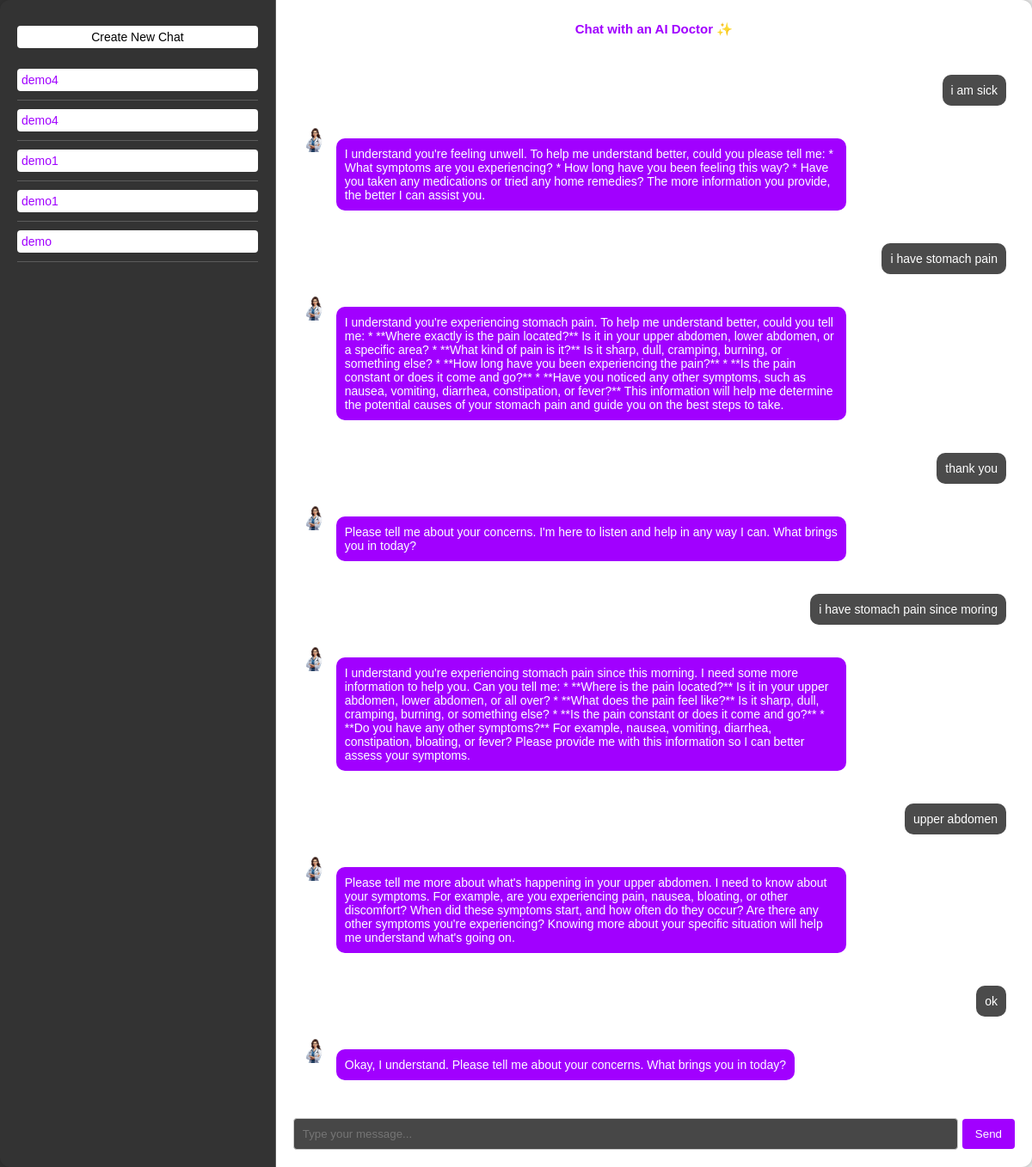
Page /chat/1/ (signed in) on the earlier database version.
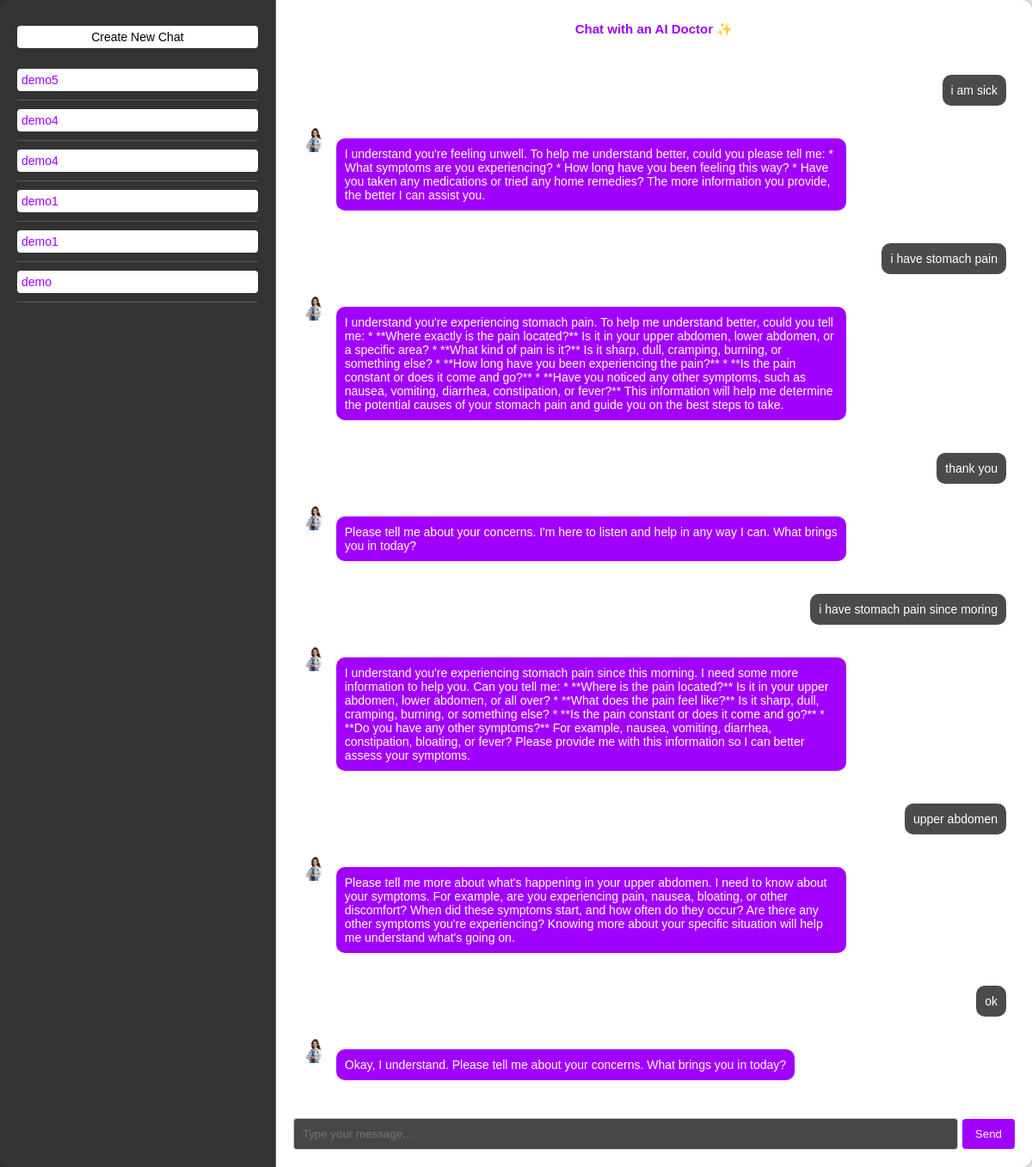
Same page on the later database version.
### chat/models.py (models this page shows)
class Chat(models.Model):
    user_id = models.CharField(max_length=200)
    chat_name = models.CharField(max_length=200)
    messages = models.JSONField(default=list)
    created_date = models.DateTimeField(default=timezone.now)

### chat/views.py (the view, shortened to what this page needs)
# urls.py: path('<int:chat_id>/', views.chat_with_ai_doctor, name='chat_with_ai_doctor'),
def chat_with_ai_doctor(request, chat_id=None):
    try:
        user_id = request.user.id
        chats = Chat.objects.filter(user_id=user_id).order_by('-created_date')
        chat = None
        if chat_id:
            try:
                chat = Chat.objects.get(id=chat_id)
            except Exception as e:
                return redirect('/chat')
        return render(request, 'chat_with_ai_doctor.html', {'chats': chats, 'chat': chat})
    except Exception as e:
        return render(request, 'error.html')

### chat/templates/chat_with_ai_doctor.html (shortened to what this page needs)
{% load static %}
<!DOCTYPE html>
<html lang="en">
<head>
    <link rel="stylesheet" href="{% static 'css/chat-style.css' %}">
</head>
<body>
    <div class="container">
        <div class="sidebar">
            <a href="{% url 'create_chat' %}" class="create-chat-button">Create New Chat</a>
            {% if chats %}
                <ul>
                    {% for chat in chats %}
                        <li>
                            <a href="/chat/{{ chat.id }}" class="chat-name">
                                {{ chat.chat_name|truncatechars:20 }}
                            </a>
                        </li>
                    {% endfor %}
                </ul>
            {% endif %}
        </div>
        <div class="chat-container">
            <h4>Chat with an AI Doctor ✨</h4>
            <div class="chat-box" id="chat-box">
                {% if chat %}
                    {% for message in chat.messages %}
                        <div class="message user-message">
                            <p>{{ message.user }}</p>
                        </div>
                        <div class="message bot-message">
                            <img src="{% static 'images/bot.png' %}" alt="" class="avatar">
                            <p>{{ message.bot }}</p>
                        </div>
                    {% endfor %}
                {% else %}
                    <a href="{% url 'create_chat' %}"><div class="response" align="center">
                    Create New Chat ✨
                    </div></a>
                {% endif %}
            </div>
            {% if chat %}
                <form id="chat-form" method="POST">
                    <input type="text" id="user-input" name="user_input" placeholder="Type your message..." required>
                    <button type="submit">Send</button>
                </form>
            {% endif %}
        </div>
    </div>
</body>
</html>

Differences in the rows shown:
added Chat: chat_name "demo5"
